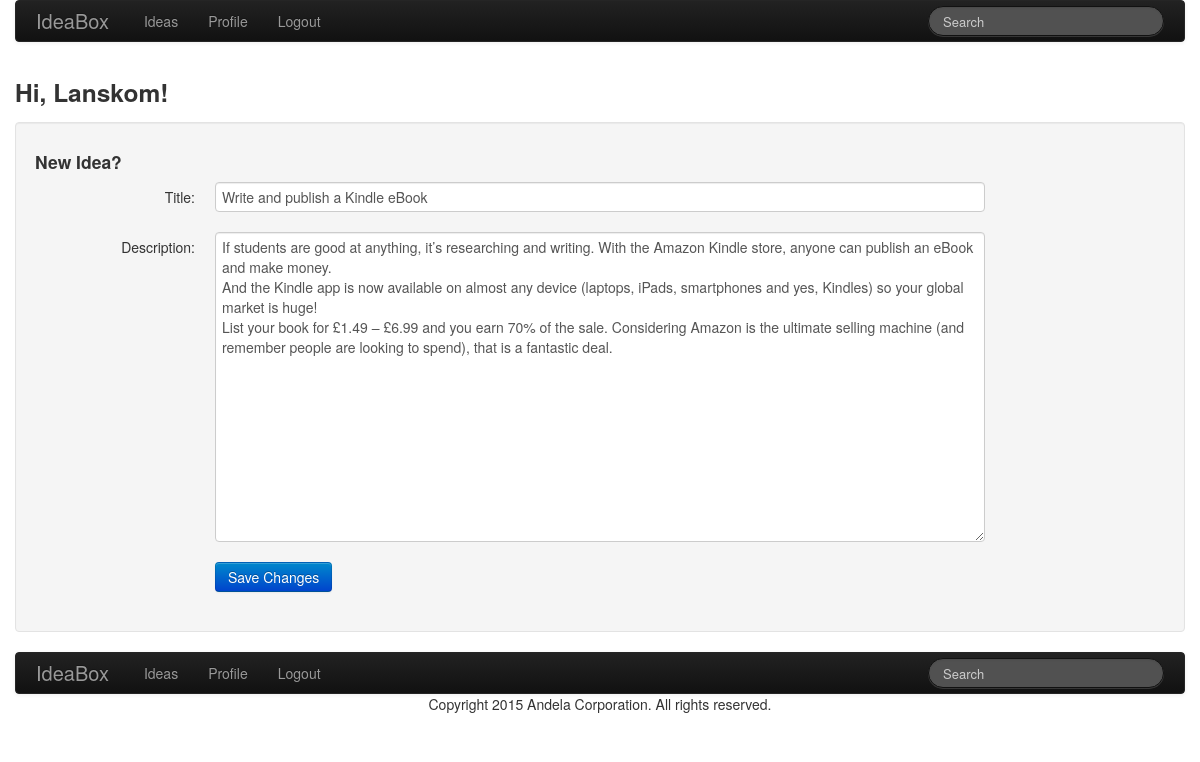
Page /editidea/10 (signed in) on the committed database.
### app/models.py (models this page shows, shortened)
class User(db.Model):
	id = db.Column(db.Integer, primary_key = True)
	nickname = db.Column(db.String(64), index= True, unique= True)
	email = db.Column(db.String(120), index = True, unique = True)
	ideas = db.relationship('Idea', backref = 'author', lazy = 'dynamic')
	about_me = db.Column(db.String(140))
	last_seen = db.Column(db.DateTime)
	def is_authenticated(self):
		return True

class Idea(db.Model):
	__searchable__ = ['description']
	id = db.Column(db.Integer, primary_key = True)
	title = db.Column(db.String(120), index = True, unique = True)
	description = db.Column(db.String(1000))
	rank = db.Column(db.Integer)
	timestamp = db.Column(db.DateTime)
	user_id = db.Column(db.Integer, db.ForeignKey('user.id'))

### app/views.py (the view, shortened to what this page needs)
@app.route('/editidea/<int:id>', methods=['GET', 'POST'])
@login_required
def editidea(id):
	form = IdeaForm()
	idea = Idea.query.get(id)
	if idea is None:
		flash('Idea not found.')
		return redirect(url_for('index'))
	if idea.author.id != g.user.id:
		flash('You cannot edit this idea.')
		return redirect(url_for('newidea'))
	form.title.data = idea.title
	form.description.data = idea.description
	return render_template('newidea.html', form=form)

### app/forms.py
class SearchForm(Form):
	search = StringField('search', validators = [DataRequired()])

class IdeaForm(Form):
	title = StringField('title', validators = [DataRequired()])
	description = TextAreaField('description', validators = [DataRequired(), Length(min=0, max= 1000)])
	rank = IntegerField('rank')

### app/views.py (called while the page is built)
@lm.user_loader
def load_user(id):
	return User.query.get(int(id))

@app.before_request
def before_request():
	g.user = current_user
	if g.user.is_authenticated():
		g.user.last_seen = datetime.utcnow()
		db.session.add(g.user)
		db.session.commit()
		g.search_form = SearchForm()

@app.after_request
def after_request(response):
    for query in get_debug_queries():
        if query.duration >= DATABASE_QUERY_TIMEOUT:
            app.logger.warning("SLOW QUERY: %s\nParameters: %s\nDuration: %fs\nContext: %s\n" % (query.statement, query.parameters, query.duration, query.context))
    return response

### app/templates/newidea.html (shortened to what this page needs)
{% extends "base.html" %}
{% block content %}
	<h3>Hi, {{ g.user.nickname }}!</h3>
	<div class ="well">
        <form class= "form-horizontal" action="" method="post" name="newidea">
        <h4>New Idea?</h4>
              <div class= "control-group{% if form.title.errors %} error{% endif %}">
                  <label class="control-label" for="title">Title:</label>
                  <div class= "controls">
                    {{ form.title(maxlength=120, class="span8") }}
                  </div>
              </div>
              <div class="control-group{% if form.description.errors %} error{% endif %}">
                  <label class="control-label" for="description">Description:</label>
                  <div class="controls">
                      {{ form.description(cols=100, rows=15, class="span8") }}
                  </div>
              </div>
              <div class="control-group">
                  <div class="controls">
                      <input class="btn btn-primary" type="submit" value="Save Changes">
                  </div>
              </div>
        </form>
	</div>
{% endblock %}

### rows in the picture
User: user.nickname "Lanskom"
Idea: title "Write and publish a Kindle eBook", description "If students are good at anything, it’s researching and writing. With the Amazon Kindle store, anyone can publish an eBook and make money. And the Kindle app is now available on almost any device (laptops, iPads, smartphones and yes, Kindles) so your global market is huge! List your book for £1.49 – £6.99 and you earn 70% of the sale. Considering Amazon is the ultimate selling machine (and remember people are looking to spend), that is a fantastic deal."
